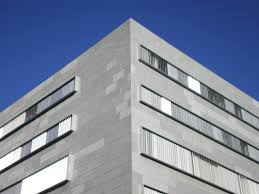
//> input picture hough_line/building.jpg, 259 x 194 px, given in place of the camera
$ ./main   (built with g++ and OpenCV 4)
//> lines starting //> are read from the running program, lines starting //| are printed output that depends on the picture; after the words box and inside, x2 and y2 are one past the last pixel; in counts of white or black regions, pixels touching at a corner belong together
### object_tracking/object_tracking.h
#ifndef __OBJECT_TRACKING_H
#define __OBJECT_TRACKING_H

#define USE_CALIBRATED_SETTING 1
#define USE_MORPHOLOGICAL_FILTER 1
#define ENABLE_OBJECT_TRACKING 1

#define FINE_CALIBRATED_H_MIN 0
#define FINE_CALIBRATED_H_MAX 256
#define FINE_CALIBRATED_S_MIN 0
#define FINE_CALIBRATED_S_MAX 256
#define FINE_CALIBRATED_V_MIN 0
#define FINE_CALIBRATED_V_MAX 256

#endif

### object_tracking/main.cpp
#include <sstream>
#include <string>
#include <iostream>
#include <highgui.h>
#include <cv.h>

#include "object_tracking.h"

using namespace cv;

#if USE_CALIBRATED_SETTING
int h_min_threshold = FINE_CALIBRATED_H_MIN;
int h_max_threshold = FINE_CALIBRATED_H_MAX;
int s_min_threshold = FINE_CALIBRATED_S_MIN;
int s_max_threshold = FINE_CALIBRATED_S_MAX;
int v_min_threshold = FINE_CALIBRATED_V_MIN;
int v_max_threshold = FINE_CALIBRATED_V_MAX;
#else
int h_min_threshold = 0;
int h_max_threshold = 256;
int s_min_threshold = 0;
int s_max_threshold = 256;
int v_min_threshold = 0;
int v_max_threshold = 256;
#endif

//default capture width and height
const int FRAME_WIDTH = 640;
const int FRAME_HEIGHT = 480;

//max number of objects to be detected in frame
const int MAX_NUM_OBJECTS = 50;

//minimum and maximum object area
const int MIN_OBJECT_AREA = 20 * 20;
const int MAX_OBJECT_AREA = FRAME_HEIGHT * FRAME_WIDTH / 1.5;

//names that will appear at the top of each window
const string original_window = "Original Image";
const string hsv_window = "HSV Image";
const string threshold_window = "Thresholded Image";
const string morphological_window = "After Morphological Operations";
const string trackbar_window = "Trackbars";

void on_trackbar(int, void *)
{
	//This function gets called whenever a trackbar position is changed
}

string intToString(int number)
{
	std::stringstream str;
	str << number;
	return str.str();
}

void create_trackbars()
{
	//create window for trackbars
	namedWindow(trackbar_window, 0);

	//create trackbars and insert them into window
	createTrackbar("H_MIN", trackbar_window, &h_min_threshold, 256, on_trackbar);
	createTrackbar("H_MAX", trackbar_window, &h_max_threshold, 256, on_trackbar);
	createTrackbar("S_MIN", trackbar_window, &s_min_threshold, 256, on_trackbar);
	createTrackbar("S_MAX", trackbar_window, &s_max_threshold, 256, on_trackbar);
	createTrackbar("V_MIN", trackbar_window, &v_min_threshold, 256, on_trackbar);
	createTrackbar("V_MAX", trackbar_window, &v_max_threshold, 256, on_trackbar);
}

/* Draw a crosshair on the tracked object */
void draw_object_location(int x, int y, Mat &frame)
{
	/* Use if-else statements to prevent memory errors from writing off the screen
	 * ie. (-25,-25) is not within the window! */

	circle(frame, Point(x,y), 20, Scalar(0, 255, 0), 2);

	if(y - 25 > 0) {
    		line(frame,Point(x,y),Point(x,y-25),Scalar(0,255,0),2);
	} else {
		line(frame,Point(x,y),Point(x,0),Scalar(0,255,0),2);
	}

	if(y + 25 < FRAME_HEIGHT) {
		line(frame,Point(x,y),Point(x,y+25),Scalar(0,255,0),2);
	} else {
		line(frame,Point(x,y),Point(x,FRAME_HEIGHT),Scalar(0,255,0),2);
	}

	if(x - 25 > 0) {
		line(frame,Point(x,y),Point(x-25,y),Scalar(0,255,0),2);
	} else {
		line(frame,Point(x,y),Point(0,y),Scalar(0,255,0),2);
	}

	if(x + 25 < FRAME_WIDTH) {
		line(frame,Point(x,y),Point(x+25,y),Scalar(0,255,0),2);
	} else {
		line(frame,Point(x,y),Point(FRAME_WIDTH,y),Scalar(0,255,0),2);
	}

	putText(frame,intToString(x)+","+intToString(y),Point(x,y+30),1,1,Scalar(0,255,0),2);
}

void morphological_filter(Mat &thresh)
{
	//create structuring element that will be used to "dilate" and "erode" image.
	//the element chosen here is a 3px by 3px rectangle

	Mat erodeElement = getStructuringElement(MORPH_RECT, Size(3,3));
	//dilate with larger element so make sure object is nicely visible
	Mat dilateElement = getStructuringElement(MORPH_RECT, Size(8,8));

	erode(thresh,thresh,erodeElement);
	erode(thresh,thresh,erodeElement);

	dilate(thresh,thresh,dilateElement);
	dilate(thresh,thresh,dilateElement);
}

void track_filtered_object(int &x, int &y, Mat threshold, Mat &cameraFeed)
{
	Mat temp;
	threshold.copyTo(temp);
	//these two vectors needed for output of findContours
	vector< vector<Point> > contours;
	vector<Vec4i> hierarchy;
	//find contours of filtered image using openCV findContours function
	findContours(temp,contours,hierarchy,CV_RETR_CCOMP,CV_CHAIN_APPROX_SIMPLE );
	//use moments method to find our filtered object
	double refArea = 0;
	bool objectFound = false;

	if (hierarchy.size() > 0) {
		int numObjects = hierarchy.size();

        	//if number of objects greater than MAX_NUM_OBJECTS we have a noisy filter
		if(numObjects < MAX_NUM_OBJECTS){
			for (int index = 0; index >= 0; index = hierarchy[index][0]) {

				Moments moment = moments((cv::Mat)contours[index]);
				double area = moment.m00;

				//if the area is less than 20 px by 20px then it is probably just noise
				//if the area is the same as the 3/2 of the image size, probably just a bad filter
				//we only want the object with the largest area so we safe a reference area each
				//iteration and compare it to the area in the next iteration.
				if(area>MIN_OBJECT_AREA && area<MAX_OBJECT_AREA && area>refArea){
					x = moment.m10/area;
					y = moment.m01/area;
					objectFound = true;
					refArea = area;
				} else {
					objectFound = false;
				}
			}

			//Draw object location if found the object
			if(objectFound == true){
				putText(cameraFeed, "Tracking Object", Point(0,50), 2, 1, Scalar(0,255,0), 2);
				draw_object_location(x , y, cameraFeed);
			}

		} else {
			putText(cameraFeed,"TOO MUCH NOISE! ADJUST THE FILTER!",Point(0,50),1,2,Scalar(0,0,255),2);
		}
	}
}
int main(int argc, char* argv[])
{
	Mat cameraFeed; //Matrix to store each frame of the webcam feed
	Mat HSV;        //matrix storage for HSV image
	Mat threshold;  //matrix storage for binary threshold image

	int x = 0, y = 0; //(x, y) location of the object

	/* Enable the camera */
	VideoCapture capture;
	capture.open(0);

	/* set height and width of capture frame */
	capture.set(CV_CAP_PROP_FRAME_WIDTH, FRAME_WIDTH);
	capture.set(CV_CAP_PROP_FRAME_HEIGHT, FRAME_HEIGHT);

	create_trackbars(); //create slider bars for HSV filtering

	while(1){
		/* Store image to matrix */
		capture.read(cameraFeed);
//> cameraFeed is the input picture: 194 rows x 259 cols, CV_8UC3; mean B, G, R 157.1, 134.7, 124.6

		/* Convert frame from BGR to HSV colorspace */
		cvtColor(cameraFeed,HSV,COLOR_BGR2HSV);
//> HSV: 194 rows x 259 cols, CV_8UC3; mean H, S, V 69.2, 61.6, 158.1

		/* HSV image thresholding */
		inRange(
			HSV,
			Scalar(h_min_threshold, s_min_threshold, v_min_threshold),
			Scalar(h_max_threshold, s_max_threshold, v_max_threshold),
			threshold
		);
//> threshold: 194 rows x 259 cols, CV_8UC1; every value is 255

#if USE_MORPHOLOGICAL_FILTER
		/* Perform morphological operations on thresholded image to eliminate noise
		 * and emphasize the filtered object(s) */
		morphological_filter(threshold);
#endif

#if ENABLE_OBJECT_TRACKING
		track_filtered_object(x, y, threshold, cameraFeed);
//> in track_filtered_object, `findContours(temp,contours,hierarchy,CV_RETR_CCOMP,CV_CHAIN_APPROX_SIM..`: contours = 1 contour; box (x1, y1, x2, y2) and area: (0, 0, 259, 194) 49794
//> in track_filtered_object, `int numObjects = hierarchy.size();`: numObjects = 1
//> the loop in track_filtered_object, `for (int index = 0; index >= 0; index = hierarchy[index][0])` made 1 pass
//> (area, x, y, refArea) on pass 1: (49794, 129, 96, 49794)
//> after the loop in track_filtered_object, `for (int index = 0; index >= 0; index = hierarchy[index][0])`: x = 129; y = 96; objectFound = true; refArea = 49794
//> in track_filtered_object, `putText(cameraFeed, "Tracking Object", Point(0,50), 2, 1, Scalar(0,255..`:
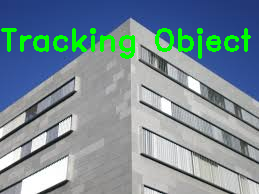
//> cameraFeed: 194 rows x 259 cols, CV_8UC3; 4.36% of pixels changed, all inside (x1, y1, x2, y2) = (1, 28, 251, 59)
//> in draw_object_location, `circle(frame, Point(x,y), 20, Scalar(0, 255, 0), 2);`:
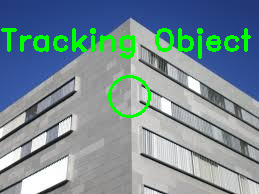
//> frame: 194 rows x 259 cols, CV_8UC3; 0.76% of pixels changed, all inside (x1, y1, x2, y2) = (108, 75, 151, 118)
//> in draw_object_location, `line(frame,Point(x,y),Point(x,y-25),Scalar(0,255,0),2);`: frame: 194 rows x 259 cols, CV_8UC3; 0.14% of pixels changed, all inside (x1, y1, x2, y2) = (128, 70, 131, 98)
//> in draw_object_location, `line(frame,Point(x,y),Point(x,y+25),Scalar(0,255,0),2);`:
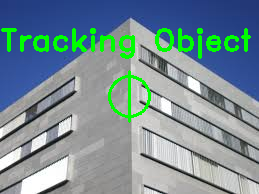
//> frame: 194 rows x 259 cols, CV_8UC3; mean B, G, R 148.8, 142.5, 119.7
//> in draw_object_location, `line(frame,Point(x,y),Point(x-25,y),Scalar(0,255,0),2);`: frame: 194 rows x 259 cols, CV_8UC3; 0.13% of pixels changed, all inside (x1, y1, x2, y2) = (103, 95, 128, 98)
//> in draw_object_location, `putText(frame,intToString(x)+","+intToString(y),Point(x,y+30),1,1,Scal..`:
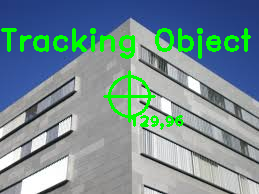
//> frame: 194 rows x 259 cols, CV_8UC3; mean B, G, R 147.2, 143.1, 118.1
//> x = 129; y = 96
#endif

		//Show frame on windows
		imshow(threshold_window, threshold);
		imshow(original_window, cameraFeed);
		imshow(hsv_window, HSV);
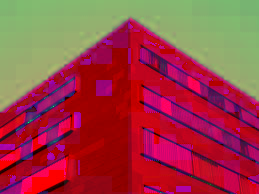
//> window 'HSV Image': 194 rows x 259 cols, CV_8UC3; mean B, G, R 69.2, 61.6, 158.1

		//delay 30ms so that screen can refresh.
		//image will not appear without this waitKey() command
		waitKey(30);
	}

	return 0;
}
